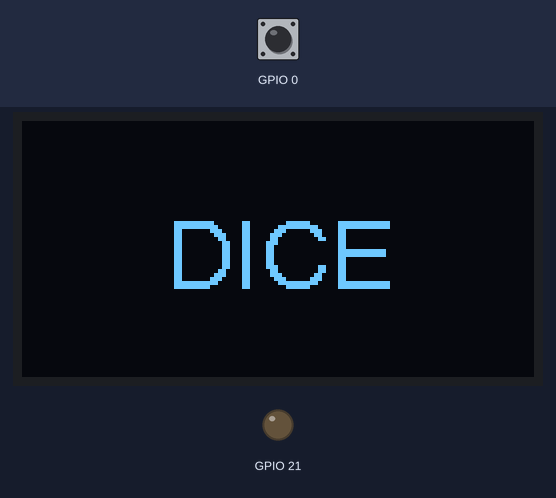
A sketch run on a simulated ESP8266 (NodeMCU). On the bench: 128×64 one-colour display, output pins drawn as LEDs (lit = HIGH). Inputs (shaded band) come from the test bench; at power-on: GPIO 0 HIGH. Random numbers use the default seed unless the sketch sets one.

Above: at 1.3 s.
1.4 s: GPIO 0 pulled LOW for 0.15 s
At 1.57 s:
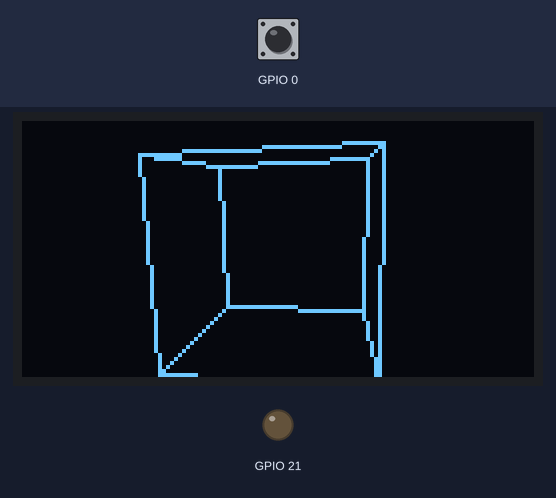
At 3.5 s:
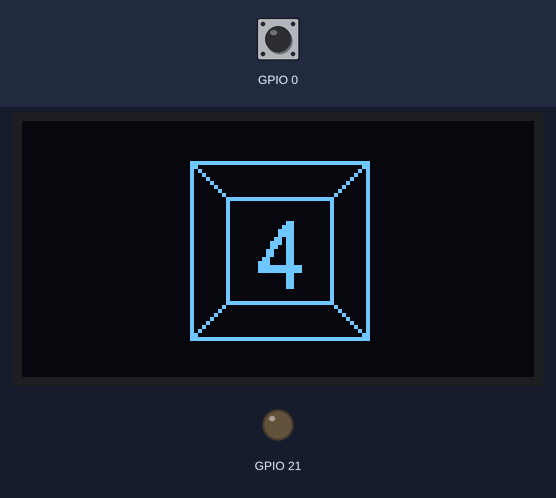
Timing chart, 0 to 5.0 s (numbered marks = the images above; inputs shaded):
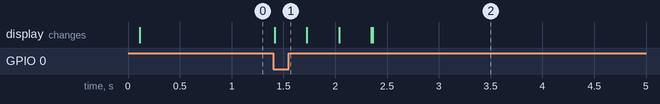

Measured:
- after the input at 1.4 s, the display: changes at once (image 1)

The sketch:

dice.ino
```cpp
#include <Wire.h>
#include "HT_SSD1306Wire.h"

static SSD1306Wire  display(0x3c, 500000, SDA_OLED, SCL_OLED, GEOMETRY_128_64, RST_OLED); // addr , freq , i2c group , resolution , rst

//This is a multidimensional array for reading and writing point coordinates in 2D
int verticies[8][2];

int buttonState, buttonPrev;
int randNumber;
String rng;

//These variables will be used to calculate the rotation of the cube.
float cosX, sinX, cosY, sinY;
float RotMatX0, RotMatX1, RotMatX2, RotMatY0, RotMatY1, RotMatY2;

//These are just the starting points of cube.
int origin_verts[8][3] = {
{-1,-1,1},
{1,-1,1},
{1,1,1},
{-1,1,1},
{-1,-1,-1},
{1,-1,-1},
{1,1,-1},
{-1,1,-1}
};

//The rotated points of the cube are recorded here
float rotated_3d_verts[8][3];

//Angle, Z-axis offset, and size parameters
float angle_deg = 0;
float z_offset = -4.0;
float cube_size = 80.0;

void setup() {
  Serial.begin(115200);

  //initializing the generator
  randomSeed(analogRead(4));
  pinMode(0, INPUT_PULLUP);
  buttonPrev = digitalRead(0);
  VextON();
  delay(100);

  display.init();

  display.setColor(WHITE);
  display.setFont(ArialMT_Plain_24);
  display.setTextAlignment(TEXT_ALIGN_CENTER);
  display.drawString(64, 20, "DICE");
  display.display();

}

void VextON(void)
{
  pinMode(Vext,OUTPUT);
  digitalWrite(Vext, LOW);
}

void VextOFF(void) //Vext default OFF
{
  pinMode(Vext,OUTPUT);
  digitalWrite(Vext, HIGH);
}

void loop() {
  //Number generation
  randNumber = random(1, 6);
  rng = String(randNumber);

  buttonState = digitalRead(0);

  //Here, I'm reading a single button press.
  if (buttonState == 0 && buttonPrev == 1) {

    for(int i = 0; i < 40; i++){
      display.clear();
      cube_size = 90 + sin(i * 0.3)*30; //Smooth change in size value (In this case, I specified 90 and 30, which means that the value will change from 90 - 30 to 90 + 30)

      //INCREASE ANGLE
      if (angle_deg < 90 - 5) {
        angle_deg = angle_deg + 10;
      }
      else {
        angle_deg = 0;
      }
    cosX = cos(radians(angle_deg));
    sinX = sin(radians(angle_deg));

    cosY = cos(radians(angle_deg));
    sinY = sin(radians(angle_deg));

    float matrixX[3][3] = {
      {1.0, 0, 0},
      {0, cosX, -sinX},
      {0, sinX, cosX}
    };

    float matrixY[3][3] = {
      {cosY, 0, sinY},
      {0, 1.0, 0},
      {-sinY, 0, cosY}
    };

    //this is a combined rotation matrix (2 axis rotation in the same time)
    float finalRotation[3][3] = {
      {0, 0, 0},
      {0, 0, 0},
      {0, 0, 0}
    };

    for (int i = 0; i < 3; i++) {
        for (int j = 0; j < 3; j++) {
          finalRotation[i][j] = 0;
          for (int k = 0; k < 3; k++) {
            finalRotation[i][j] = finalRotation[i][j] + (matrixY[i][k] * matrixX[k][j]);
          }
        }
      }

    for (int j = 0; j < 8; j++) {

      RotMatY0 = finalRotation[0][0] * origin_verts[j][0] + finalRotation[0][1] * origin_verts[j][1] + finalRotation[0][2] * origin_verts[j][2];
      RotMatY1 = finalRotation[1][0] * origin_verts[j][0] + finalRotation[1][1] * origin_verts[j][1] + finalRotation[1][2] * origin_verts[j][2];
      RotMatY2 = finalRotation[2][0] * origin_verts[j][0] + finalRotation[2][1] * origin_verts[j][1] + finalRotation[2][2] * origin_verts[j][2] +  z_offset;

      rotated_3d_verts [j][0] = RotMatY0;
      //Serial.println(rotated_3d_verts[j][0]);
      rotated_3d_verts [j][1] = RotMatY1;
      //Serial.println(rotated_3d_verts[j][1]);
      rotated_3d_verts [j][2] = RotMatY2;
      //Serial.println(rotated_3d_verts[j][2]);

      verticies [j][0] = round(64 + rotated_3d_verts [j][0] / rotated_3d_verts [j][2] * cube_size);
      verticies [j][1] = round(32 + rotated_3d_verts [j][1] / rotated_3d_verts [j][2] * cube_size);
    }


      display.drawLine(verticies[0][0], verticies[0][1], verticies[1][0], verticies[1][1]);
      display.drawLine(verticies[1][0], verticies[1][1], verticies[2][0], verticies[2][1]);
      display.drawLine(verticies[2][0], verticies[2][1], verticies[3][0], verticies[3][1]);
      display.drawLine(verticies[3][0], verticies[3][1], verticies[0][0], verticies[0][1]);

      display.drawLine(verticies[4][0], verticies[4][1], verticies[5][0], verticies[5][1]);
      display.drawLine(verticies[5][0], verticies[5][1], verticies[6][0], verticies[6][1]);
      display.drawLine(verticies[6][0], verticies[6][1], verticies[7][0], verticies[7][1]);
      display.drawLine(verticies[7][0], verticies[7][1], verticies[4][0], verticies[4][1]);

      display.drawLine(verticies[0][0], verticies[0][1], verticies[4][0], verticies[4][1]);
      display.drawLine(verticies[1][0], verticies[1][1], verticies[5][0], verticies[5][1]);
      display.drawLine(verticies[2][0], verticies[2][1], verticies[6][0], verticies[6][1]);
      display.drawLine(verticies[3][0], verticies[3][1], verticies[7][0], verticies[7][1]);
      display.display();
      delay(10);
    }
    display.drawString(64, 20, rng);
    display.display();
  }
  buttonPrev = digitalRead(0);
}
```
